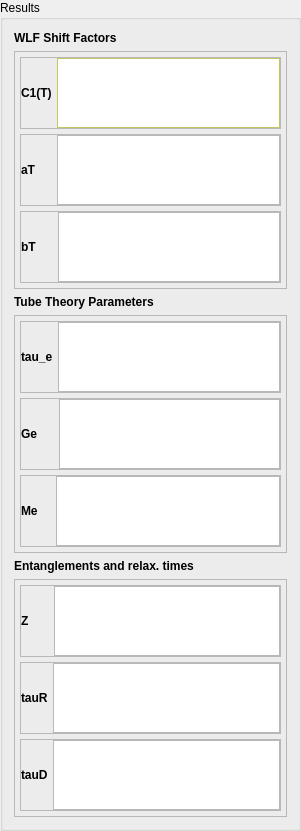
  <widget class="QGroupBox" name="groupBoxResults">
   <property name="geometry">
    <rect>
     <x>610</x>
     <y>30</y>
     <width>301</width>
     <height>501</height>
    </rect>
   </property>
   <property name="title">
    <string>Results</string>
   </property>
   <layout class="QVBoxLayout" name="verticalLayout">
    <item>
     <widget class="QLabel" name="label">
      <property name="font">
       <font>
        <weight>75</weight>
        <bold>true</bold>
       </font>
      </property>
      <property name="text">
       <string>WLF Shift Factors</string>
      </property>
     </widget>
    </item>
    <item>
     <widget class="QFrame" name="frame_2">
      <property name="frameShape">
       <enum>QFrame::StyledPanel</enum>
      </property>
      <property name="frameShadow">
       <enum>QFrame::Raised</enum>
      </property>
      <layout class="QVBoxLayout" name="verticalLayout_2">
       <property name="spacing">
        <number>5</number>
       </property>
       <property name="margin">
        <number>5</number>
       </property>
       <item>
        <widget class="QFrame" name="frame_3">
         <property name="frameShape">
          <enum>QFrame::StyledPanel</enum>
         </property>
         <property name="frameShadow">
          <enum>QFrame::Raised</enum>
         </property>
         <layout class="QHBoxLayout" name="horizontalLayout_2">
          <property name="spacing">
           <number>5</number>
          </property>
          <property name="margin">
           <number>0</number>
          </property>
          <item>
           <widget class="QLabel" name="label_5">
            <property name="maximumSize">
             <size>
              <width>16777215</width>
              <height>16777215</height>
             </size>
            </property>
            <property name="font">
             <font>
              <weight>75</weight>
              <bold>true</bold>
             </font>
            </property>
            <property name="text">
             <string>C1(T)</string>
            </property>
           </widget>
          </item>
          <item>
           <widget class="QTextEdit" name="textC1T">
            <property name="palette">
             <palette>
              <active>
               <colorrole role="WindowText">
                <brush brushstyle="SolidPattern">
                 <color alpha="255">
                  <red>0</red>
                  <green>0</green>
                  <blue>0</blue>
                 </color>
                </brush>
               </colorrole>
               <colorrole role="Button">
                <brush brushstyle="SolidPattern">
                 <color alpha="255">
                  <red>255</red>
                  <green>255</green>
                  <blue>127</blue>
                 </color>
                </brush>
               </colorrole>
               <colorrole role="Light">
                <brush brushstyle="SolidPattern">
                 <color alpha="255">
                  <red>255</red>
                  <green>255</green>
                  <blue>255</blue>
                 </color>
                </brush>
               </colorrole>
               <colorrole role="Midlight">
                <brush brushstyle="SolidPattern">
                 <color alpha="255">
                  <red>255</red>
                  <green>255</green>
                  <blue>191</blue>
                 </color>
                </brush>
               </colorrole>
               <colorrole role="Dark">
                <brush brushstyle="SolidPattern">
                 <color alpha="255">
                  <red>127</red>
                  <green>127</green>
                  <blue>63</blue>
                 </color>
                </brush>
               </colorrole>
               <colorrole role="Mid">
                <brush brushstyle="SolidPattern">
                 <color alpha="255">
                  <red>170</red>
                  <green>170</green>
                  <blue>84</blue>
                 </color>
                </brush>
               </colorrole>
               <colorrole role="Text">
                <brush brushstyle="SolidPattern">
                 <color alpha="255">
                  <red>0</red>
                  <green>0</green>
                  <blue>0</blue>
                 </color>
                </brush>
               </colorrole>
               <colorrole role="BrightText">
                <brush brushstyle="SolidPattern">
                 <color alpha="255">
                  <red>255</red>
                  <green>255</green>
                  <blue>255</blue>
                 </color>
                </brush>
               </colorrole>
               <colorrole role="ButtonText">
                <brush brushstyle="SolidPattern">
                 <color alpha="255">
                  <red>0</red>
                  <green>0</green>
                  <blue>0</blue>
                 </color>
                </brush>
               </colorrole>
               <colorrole role="Base">
                <brush brushstyle="SolidPattern">
                 <color alpha="255">
                  <red>255</red>
                  <green>255</green>
                  <blue>255</blue>
                 </color>
                </brush>
               </colorrole>
               <colorrole role="Window">
                <brush brushstyle="SolidPattern">
                 <color alpha="255">
                  <red>255</red>
                  <green>255</green>
                  <blue>127</blue>
                 </color>
                </brush>
               </colorrole>
               <colorrole role="Shadow">
                <brush brushstyle="SolidPattern">
                 <color alpha="255">
                  <red>0</red>
                  <green>0</green>
                  <blue>0</blue>
                 </color>
                </brush>
               </colorrole>
               <colorrole role="AlternateBase">
                <brush brushstyle="SolidPattern">
                 <color alpha="255">
                  <red>255</red>
                  <green>255</green>
                  <blue>191</blue>
                 </color>
                </brush>
               </colorrole>
               <colorrole role="ToolTipBase">
                <brush brushstyle="SolidPattern">
                 <color alpha="255">
                  <red>255</red>
                  <green>255</green>
                  <blue>220</blue>
                 </color>
                </brush>
               </colorrole>
               <colorrole role="ToolTipText">
                <brush brushstyle="SolidPattern">
                 <color alpha="255">
                  <red>0</red>
                  <green>0</green>
                  <blue>0</blue>
                 </color>
                </brush>
               </colorrole>
              </active>
              <inactive>
               <colorrole role="WindowText">
                <brush brushstyle="SolidPattern">
                 <color alpha="255">
                  <red>0</red>
                  <green>0</green>
                  <blue>0</blue>
                 </color>
                </brush>
               </colorrole>
               <colorrole role="Button">
                <brush brushstyle="SolidPattern">
                 <color alpha="255">
                  <red>255</red>
                  <green>255</green>
                  <blue>127</blue>
                 </color>
                </brush>
               </colorrole>
               <colorrole role="Light">
                <brush brushstyle="SolidPattern">
                 <color alpha="255">
                  <red>255</red>
                  <green>255</green>
                  <blue>255</blue>
                 </color>
                </brush>
               </colorrole>
               <colorrole role="Midlight">
                <brush brushstyle="SolidPattern">
                 <color alpha="255">
                  <red>255</red>
                  <green>255</green>
                  <blue>191</blue>
                 </color>
                </brush>
               </colorrole>
               <colorrole role="Dark">
                <brush brushstyle="SolidPattern">
                 <color alpha="255">
                  <red>127</red>
                  <green>127</green>
                  <blue>63</blue>
                 </color>
                </brush>
               </colorrole>
               <colorrole role="Mid">
                <brush brushstyle="SolidPattern">
                 <color alpha="255">
                  <red>170</red>
                  <green>170</green>
                  <blue>84</blue>
                 </color>
                </brush>
               </colorrole>
               <colorrole role="Text">
                <brush brushstyle="SolidPattern">
                 <color alpha="255">
                  <red>0</red>
                  <green>0</green>
                  <blue>0</blue>
                 </color>
                </brush>
               </colorrole>
               <colorrole role="BrightText">
                <brush brushstyle="SolidPattern">
                 <color alpha="255">
                  <red>255</red>
                  <green>255</green>
                  <blue>255</blue>
                 </color>
                </brush>
               </colorrole>
               <colorrole role="ButtonText">
                <brush brushstyle="SolidPattern">
                 <color alpha="255">
                  <red>0</red>
                  <green>0</green>
                  <blue>0</blue>
                 </color>
                </brush>
               </colorrole>
               <colorrole role="Base">
                <brush brushstyle="SolidPattern">
                 <color alpha="255">
                  <red>255</red>
                  <green>255</green>
                  <blue>255</blue>
                 </color>
                </brush>
               </colorrole>
               <colorrole role="Window">
                <brush brushstyle="SolidPattern">
                 <color alpha="255">
                  <red>255</red>
                  <green>255</green>
                  <blue>127</blue>
                 </color>
                </brush>
               </colorrole>
               <colorrole role="Shadow">
                <brush brushstyle="SolidPattern">
                 <color alpha="255">
                  <red>0</red>
                  <green>0</green>
                  <blue>0</blue>
                 </color>
                </brush>
               </colorrole>
               <colorrole role="AlternateBase">
                <brush brushstyle="SolidPattern">
                 <color alpha="255">
                  <red>255</red>
                  <green>255</green>
                  <blue>191</blue>
                 </color>
                </brush>
               </colorrole>
               <colorrole role="ToolTipBase">
                <brush brushstyle="SolidPattern">
                 <color alpha="255">
                  <red>255</red>
                  <green>255</green>
                  <blue>220</blue>
                 </color>
                </brush>
               </colorrole>
               <colorrole role="ToolTipText">
                <brush brushstyle="SolidPattern">
                 <color alpha="255">
                  <red>0</red>
                  <green>0</green>
                  <blue>0</blue>
                 </color>
                </brush>
               </colorrole>
              </inactive>
              <disabled>
               <colorrole role="WindowText">
                <brush brushstyle="SolidPattern">
                 <color alpha="255">
                  <red>127</red>
                  <green>127</green>
                  <blue>63</blue>
                 </color>
                </brush>
               </colorrole>
               <colorrole role="Button">
                <brush brushstyle="SolidPattern">
                 <color alpha="255">
                  <red>255</red>
                  <green>255</green>
                  <blue>127</blue>
                 </color>
                </brush>
               </colorrole>
               <colorrole role="Light">
                <brush brushstyle="SolidPattern">
                 <color alpha="255">
                  <red>255</red>
                  <green>255</green>
                  <blue>255</blue>
                 </color>
                </brush>
               </colorrole>
               <colorrole role="Midlight">
                <brush brushstyle="SolidPattern">
                 <color alpha="255">
                  <red>255</red>
                  <green>255</green>
                  <blue>191</blue>
                 </color>
                </brush>
               </colorrole>
               <colorrole role="Dark">
                <brush brushstyle="SolidPattern">
                 <color alpha="255">
                  <red>127</red>
                  <green>127</green>
                  <blue>63</blue>
                 </color>
                </brush>
               </colorrole>
               <colorrole role="Mid">
                <brush brushstyle="SolidPattern">
                 <color alpha="255">
                  <red>170</red>
                  <green>170</green>
                  <blue>84</blue>
                 </color>
                </brush>
               </colorrole>
               <colorrole role="Text">
                <brush brushstyle="SolidPattern">
                 <color alpha="255">
                  <red>127</red>
                  <green>127</green>
                  <blue>63</blue>
                 </color>
                </brush>
               </colorrole>
               <colorrole role="BrightText">
                <brush brushstyle="SolidPattern">
                 <color alpha="255">
                  <red>255</red>
                  <green>255</green>
                  <blue>255</blue>
                 </color>
                </brush>
               </colorrole>
               <colorrole role="ButtonText">
                <brush brushstyle="SolidPattern">
                 <color alpha="255">
                  <red>127</red>
                  <green>127</green>
                  <blue>63</blue>
                 </color>
                </brush>
               </colorrole>
               <colorrole role="Base">
                <brush brushstyle="SolidPattern">
                 <color alpha="255">
                  <red>255</red>
                  <green>255</green>
                  <blue>127</blue>
                 </color>
                </brush>
               </colorrole>
               <colorrole role="Window">
                <brush brushstyle="SolidPattern">
                 <color alpha="255">
                  <red>255</red>
                  <green>255</green>
                  <blue>127</blue>
                 </color>
                </brush>
               </colorrole>
               <colorrole role="Shadow">
                <brush brushstyle="SolidPattern">
                 <color alpha="255">
                  <red>0</red>
                  <green>0</green>
                  <blue>0</blue>
                 </color>
                </brush>
               </colorrole>
               <colorrole role="AlternateBase">
                <brush brushstyle="SolidPattern">
                 <color alpha="255">
                  <red>255</red>
                  <green>255</green>
                  <blue>127</blue>
                 </color>
                </brush>
               </colorrole>
               <colorrole role="ToolTipBase">
                <brush brushstyle="SolidPattern">
                 <color alpha="255">
                  <red>255</red>
                  <green>255</green>
                  <blue>220</blue>
                 </color>
                </brush>
               </colorrole>
               <colorrole role="ToolTipText">
                <brush brushstyle="SolidPattern">
                 <color alpha="255">
                  <red>0</red>
                  <green>0</green>
                  <blue>0</blue>
                 </color>
                </brush>
               </colorrole>
              </disabled>
             </palette>
            </property>
            <property name="autoFillBackground">
             <bool>false</bool>
            </property>
            <property name="readOnly">
             <bool>true</bool>
            </property>
           </widget>
          </item>
         </layout>
        </widget>
       </item>
       <item>
        <widget class="QFrame" name="frame_4">
         <property name="frameShape">
          <enum>QFrame::StyledPanel</enum>
         </property>
         <property name="frameShadow">
          <enum>QFrame::Raised</enum>
         </property>
         <layout class="QHBoxLayout" name="horizontalLayout_3">
          <property name="spacing">
           <number>5</number>
          </property>
          <property name="margin">
           <number>0</number>
          </property>
          <item>
           <widget class="QLabel" name="label_6">
            <property name="maximumSize">
             <size>
              <width>16777215</width>
              <height>16777215</height>
             </size>
            </property>
            <property name="font">
             <font>
              <weight>75</weight>
              <bold>true</bold>
             </font>
            </property>
            <property name="text">
             <string>aT     </string>
            </property>
           </widget>
          </item>
          <item>
           <widget class="QTextEdit" name="textaT">
            <property name="readOnly">
             <bool>false</bool>
            </property>
           </widget>
          </item>
         </layout>
        </widget>
       </item>
       <item>
        <widget class="QFrame" name="frame">
         <property name="frameShape">
          <enum>QFrame::StyledPanel</enum>
         </property>
         <property name="frameShadow">
          <enum>QFrame::Raised</enum>
         </property>
         <layout class="QHBoxLayout" name="horizontalLayout">
          <property name="spacing">
           <number>5</number>
          </property>
          <property name="margin">
           <number>0</number>
          </property>
          <item>
           <widget class="QLabel" name="label_4">
            <property name="maximumSize">
             <size>
              <width>16777215</width>
              <height>16777215</height>
             </size>
            </property>
            <property name="font">
             <font>
              <weight>75</weight>
              <bold>true</bold>
             </font>
            </property>
            <property name="text">
             <string>bT     </string>
            </property>
           </widget>
          </item>
          <item>
           <widget class="QTextEdit" name="textbT">
            <property name="readOnly">
             <bool>true</bool>
            </property>
           </widget>
          </item>
         </layout>
        </widget>
       </item>
      </layout>
     </widget>
    </item>
    <item>
     <widget class="QLabel" name="label_2">
      <property name="font">
       <font>
        <weight>75</weight>
        <bold>true</bold>
       </font>
      </property>
      <property name="text">
       <string>Tube Theory Parameters</string>
      </property>
     </widget>
    </item>
    <item>
     <widget class="QFrame" name="frame_5">
      <property name="frameShape">
       <enum>QFrame::StyledPanel</enum>
      </property>
      <property name="frameShadow">
       <enum>QFrame::Raised</enum>
      </property>
      <layout class="QVBoxLayout" name="verticalLayout_3">
       <property name="spacing">
        <number>5</number>
       </property>
       <property name="margin">
        <number>5</number>
       </property>
       <item>
        <widget class="QFrame" name="frame_6">
         <property name="frameShape">
          <enum>QFrame::StyledPanel</enum>
         </property>
         <property name="frameShadow">
          <enum>QFrame::Raised</enum>
         </property>
         <layout class="QHBoxLayout" name="horizontalLayout_4">
          <property name="spacing">
           <number>5</number>
          </property>
          <property name="margin">
           <number>0</number>
          </property>
          <item>
           <widget class="QLabel" name="label_7">
            <property name="maximumSize">
             <size>
              <width>16777215</width>
              <height>16777215</height>
             </size>
            </property>
            <property name="font">
             <font>
              <weight>75</weight>
              <bold>true</bold>
             </font>
            </property>
            <property name="text">
             <string>tau_e</string>
            </property>
           </widget>
          </item>
          <item>
           <widget class="QTextEdit" name="textREStaue">
            <property name="readOnly">
             <bool>true</bool>
            </property>
           </widget>
          </item>
         </layout>
        </widget>
       </item>
       <item>
        <widget class="QFrame" name="frame_7">
         <property name="frameShape">
          <enum>QFrame::StyledPanel</enum>
         </property>
         <property name="frameShadow">
          <enum>QFrame::Raised</enum>
         </property>
         <layout class="QHBoxLayout" name="horizontalLayout_5">
          <property name="spacing">
           <number>5</number>
          </property>
          <property name="margin">
           <number>0</number>
          </property>
          <item>
           <widget class="QLabel" name="label_8">
            <property name="maximumSize">
             <size>
              <width>16777215</width>
              <height>16777215</height>
             </size>
            </property>
            <property name="font">
             <font>
              <weight>75</weight>
              <bold>true</bold>
             </font>
            </property>
            <property name="text">
             <string>Ge     </string>
            </property>
           </widget>
          </item>
          <item>
           <widget class="QTextEdit" name="textRESGe">
            <property name="readOnly">
             <bool>true</bool>
            </property>
           </widget>
          </item>
         </layout>
        </widget>
       </item>
       <item>
        <widget class="QFrame" name="frame_8">
         <property name="frameShape">
          <enum>QFrame::StyledPanel</enum>
         </property>
         <property name="frameShadow">
          <enum>QFrame::Raised</enum>
         </property>
         <layout class="QHBoxLayout" name="horizontalLayout_6">
          <property name="spacing">
           <number>5</number>
          </property>
          <property name="margin">
           <number>0</number>
          </property>
          <item>
           <widget class="QLabel" name="label_9">
            <property name="maximumSize">
             <size>
              <width>16777215</width>
              <height>16777215</height>
             </size>
            </property>
            <property name="font">
             <font>
              <weight>75</weight>
              <bold>true</bold>
             </font>
            </property>
            <property name="text">
             <string>Me    </string>
            </property>
           </widget>
          </item>
          <item>
           <widget class="QTextEdit" name="textRESMe">
            <property name="readOnly">
             <bool>true</bool>
            </property>
           </widget>
          </item>
         </layout>
        </widget>
       </item>
      </layout>
     </widget>
    </item>
    <item>
     <widget class="QLabel" name="label_3">
      <property name="font">
       <font>
        <weight>75</weight>
        <bold>true</bold>
       </font>
      </property>
      <property name="text">
       <string>Entanglements and relax. times</string>
      </property>
     </widget>
    </item>
    <item>
     <widget class="QFrame" name="frame_9">
      <property name="frameShape">
       <enum>QFrame::StyledPanel</enum>
      </property>
      <property name="frameShadow">
       <enum>QFrame::Raised</enum>
      </property>
      <layout class="QVBoxLayout" name="verticalLayout_4">
       <property name="spacing">
        <number>5</number>
       </property>
       <property name="margin">
        <number>5</number>
       </property>
       <item>
        <widget class="QFrame" name="frame_10">
         <property name="frameShape">
          <enum>QFrame::StyledPanel</enum>
         </property>
         <property name="frameShadow">
          <enum>QFrame::Raised</enum>
         </property>
         <layout class="QHBoxLayout" name="horizontalLayout_7">
          <property name="spacing">
           <number>5</number>
          </property>
          <property name="margin">
           <number>0</number>
          </property>
          <item>
           <widget class="QLabel" name="label_10">
            <property name="maximumSize">
             <size>
              <width>16777215</width>
              <height>16777215</height>
             </size>
            </property>
            <property name="font">
             <font>
              <weight>75</weight>
              <bold>true</bold>
             </font>
            </property>
            <property name="text">
             <string>Z      </string>
            </property>
           </widget>
          </item>
          <item>
           <widget class="QTextEdit" name="textRESZ">
            <property name="readOnly">
             <bool>true</bool>
            </property>
           </widget>
          </item>
         </layout>
        </widget>
       </item>
       <item>
        <widget class="QFrame" name="frame_11">
         <property name="frameShape">
          <enum>QFrame::StyledPanel</enum>
         </property>
         <property name="frameShadow">
          <enum>QFrame::Raised</enum>
         </property>
         <layout class="QHBoxLayout" name="horizontalLayout_8">
          <property name="spacing">
           <number>5</number>
          </property>
          <property name="margin">
           <number>0</number>
          </property>
          <item>
           <widget class="QLabel" name="label_11">
            <property name="maximumSize">
             <size>
              <width>16777215</width>
              <height>16777215</height>
             </size>
            </property>
            <property name="font">
             <font>
              <weight>75</weight>
              <bold>true</bold>
             </font>
            </property>
            <property name="text">
             <string>tauR</string>
            </property>
           </widget>
          </item>
          <item>
           <widget class="QTextEdit" name="textREStauR">
            <property name="readOnly">
             <bool>true</bool>
            </property>
           </widget>
          </item>
         </layout>
        </widget>
       </item>
       <item>
        <widget class="QFrame" name="frame_12">
         <property name="frameShape">
          <enum>QFrame::StyledPanel</enum>
         </property>
         <property name="frameShadow">
          <enum>QFrame::Raised</enum>
         </property>
         <layout class="QHBoxLayout" name="horizontalLayout_9">
          <property name="spacing">
           <number>5</number>
          </property>
          <property name="margin">
           <number>0</number>
          </property>
          <item>
           <widget class="QLabel" name="label_12">
            <property name="maximumSize">
             <size>
              <width>16777215</width>
              <height>16777215</height>
             </size>
            </property>
            <property name="font">
             <font>
              <weight>75</weight>
              <bold>true</bold>
             </font>
            </property>
            <property name="text">
             <string>tauD</string>
            </property>
           </widget>
          </item>
          <item>
           <widget class="QTextEdit" name="textREStauD">
            <property name="readOnly">
             <bool>true</bool>
            </property>
           </widget>
          </item>
         </layout>
        </widget>
       </item>
      </layout>
     </widget>
    </item>
   </layout>
  </widget>
